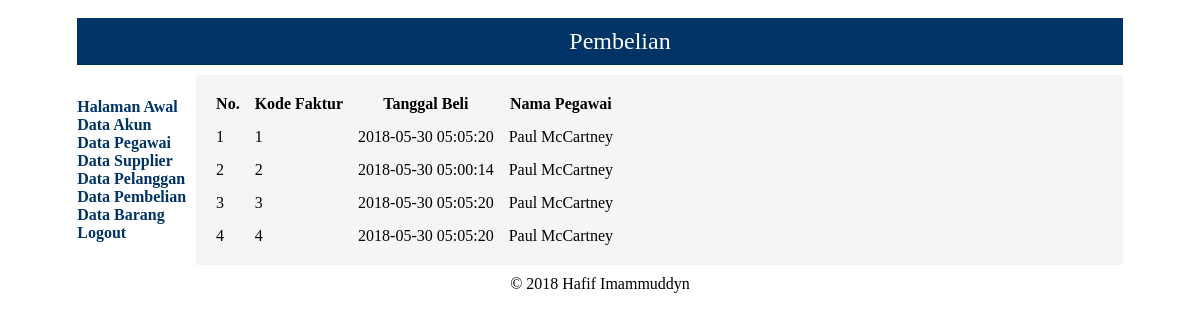
Page /lihat_pembelian.php (signed in) on the committed database.
### tables this page shows
CREATE TABLE `tb_pembelian` (
  `kode_faktur` int(11) NOT NULL AUTO_INCREMENT,
  `tanggal_beli` timestamp NOT NULL DEFAULT CURRENT_TIMESTAMP ON UPDATE CURRENT_TIMESTAMP,
  `kode_pegawai` int(11) NOT NULL,
  PRIMARY KEY (`kode_faktur`),
  KEY `kode_pegawai` (`kode_pegawai`),
  KEY `cari` (`tanggal_beli`),
  CONSTRAINT `tb_pembelian_ibfk_1` FOREIGN KEY (`kode_pegawai`) REFERENCES `tb_pegawai` (`kode_pegawai`) ON DELETE NO ACTION ON UPDATE NO ACTION
);

CREATE TABLE `tb_pegawai` (
  `kode_pegawai` int(11) NOT NULL AUTO_INCREMENT,
  `nama_lengkap` varchar(100) NOT NULL,
  `jenis_kelamin` enum('L','P') NOT NULL,
  `no_telepon` varchar(15) NOT NULL,
  `alamat` varchar(255) NOT NULL,
  PRIMARY KEY (`kode_pegawai`)
);

### lihat_pembelian.php (the view, shortened to what this page needs)
<?php
require('mysqli_connect.php');
$q = 'SELECT kode_faktur, tanggal_beli, nama_lengkap FROM tb_pembelian INNER JOIN tb_pegawai USING (kode_pegawai)';
$r = @mysqli_query($dbc, $q);
if ($r) {
    if (mysqli_num_rows($r) == 0) {
        echo '<p>Tidak ada data.</p>';
    } else {
        echo '<table border="0" cellpadding="5" cellspacing="5">
          <tr>
            <th>No.</th>
            <th>Kode Faktur</th>
            <th>Tanggal Beli</th>
            <th>Nama Pegawai</th>
          </tr>';
        $no = 1;
        while ($row = mysqli_fetch_array($r, MYSQLI_ASSOC)) {
            echo '<tr>
                <td>' . $no . '</td>
                <td>' . $row['kode_faktur'] . '</td>
                <td>' . $row['tanggal_beli'] . '</td>
                <td>' . $row['nama_lengkap'] . '</td>
              </tr>';
            $no++;
        }
        echo '</table>';
    }
} else {
    echo '<h1>Terjadi kesalahan!</h1><p>Kesalahan:<br />' . mysqli_error($dbc) . '</p>';
}
?>

### rows in the picture
tb_pembelian: kode_faktur "1", tanggal_beli "2018-05-30 05:05:20", kode_pegawai.nama_lengkap "Paul McCartney"
tb_pembelian: kode_faktur "2", tanggal_beli "2018-05-30 05:00:14", kode_pegawai.nama_lengkap "Paul McCartney"
tb_pembelian: kode_faktur "3", tanggal_beli "2018-05-30 05:05:20", kode_pegawai.nama_lengkap "Paul McCartney"
tb_pembelian: kode_faktur "4", tanggal_beli "2018-05-30 05:05:20", kode_pegawai.nama_lengkap "Paul McCartney"
